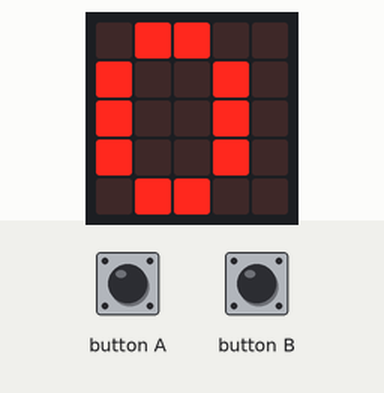
Simulated run of this program. Board: BBC micro:bit (MakeCode). Parts: the board's 5×5 LED display. Inputs (shaded band) come from the test bench.

Above: at 1.9 s.
2.0 s: button B pressed for 0.15 s
At 3.1 s:
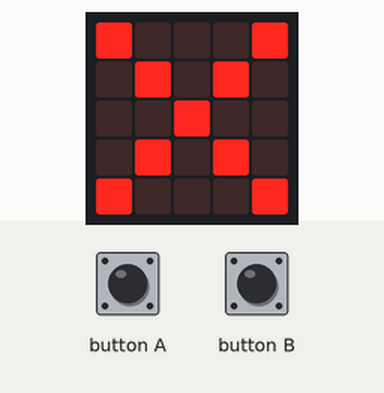
3.6 s: button A pressed for 0.15 s
At 4.4 s:
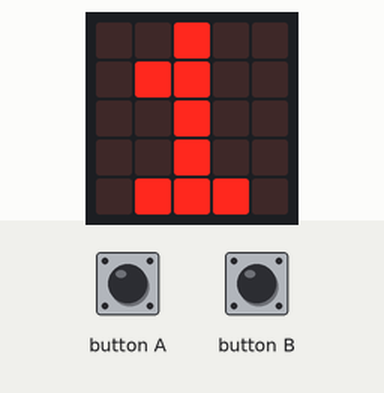
5.2 s: button A pressed for 0.15 s
At 6.8 s:
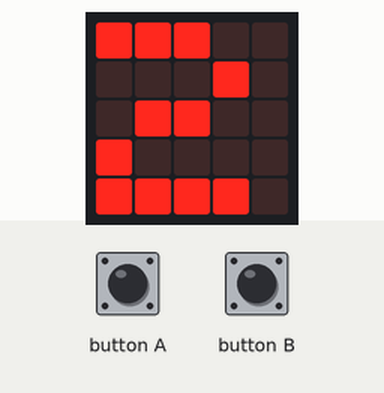
Timing chart, 0 to 8.3 s (numbered marks = the images above; inputs shaded):
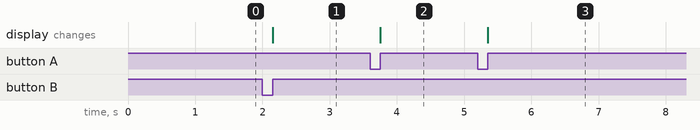

The program:

main.ts
```typescript
input.onButtonPressed(Button.A, function () {
    Number2 += 1
    if (Number2 == 10) {
        Number2 = 0
    }
    basic.showNumber(Number2)
})
input.onButtonPressed(Button.B, function () {
    if (Number2 == 4) {
        basic.showIcon(IconNames.Heart)
        Number2 = 0
    } else {
        basic.showIcon(IconNames.No)
        Number2 = 0
    }
})
let Number2 = 0
Number2 = 0
basic.showNumber(Number2)
```

test.ts
```typescript
// tests gaan hier; deze zal niet worden gecompileerd wanneer dit pakket wordt gebruikt als extensie.
```

Measured:
- after the input at 2.0 s, the display: changes after 0.15 s (image 1)
- after the input at 3.6 s, the display: changes after 0.15 s (image 2)
- after the input at 5.2 s, the display: changes after 0.15 s (image 3)
